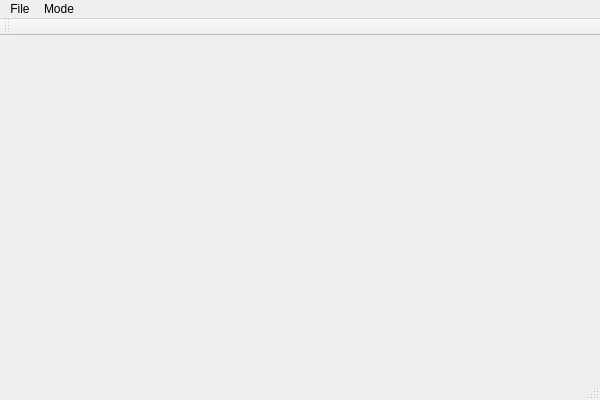
<?xml version="1.0" encoding="UTF-8"?>
<ui version="4.0">
 <class>ViewerClass</class>
 <widget class="QMainWindow" name="ViewerClass">
  <property name="geometry">
   <rect>
    <x>0</x>
    <y>0</y>
    <width>600</width>
    <height>400</height>
   </rect>
  </property>
  <property name="windowTitle">
   <string>Viewer</string>
  </property>
  <widget class="QWidget" name="centralWidget"/>
  <widget class="QMenuBar" name="menuBar">
   <property name="geometry">
    <rect>
     <x>0</x>
     <y>0</y>
     <width>600</width>
     <height>21</height>
    </rect>
   </property>
   <widget class="QMenu" name="menuFile">
    <property name="title">
     <string>File</string>
    </property>
   </widget>
   <widget class="QMenu" name="menuMode">
    <property name="title">
     <string>Mode</string>
    </property>
    <addaction name="actionNavigation"/>
    <addaction name="actionCalibration"/>
   </widget>
   <addaction name="menuFile"/>
   <addaction name="menuMode"/>
  </widget>
  <widget class="QToolBar" name="mainToolBar">
   <attribute name="toolBarArea">
    <enum>TopToolBarArea</enum>
   </attribute>
   <attribute name="toolBarBreak">
    <bool>false</bool>
   </attribute>
  </widget>
  <widget class="QStatusBar" name="statusBar"/>
  <action name="actionNavigation">
   <property name="text">
    <string>Navigation</string>
   </property>
  </action>
  <action name="actionCalibration">
   <property name="text">
    <string>Calibration</string>
   </property>
  </action>
 </widget>
 <layoutdefault spacing="6" margin="11"/>
 <resources>
  <include location="Viewer.qrc"/>
 </resources>
 <connections/>
</ui>
